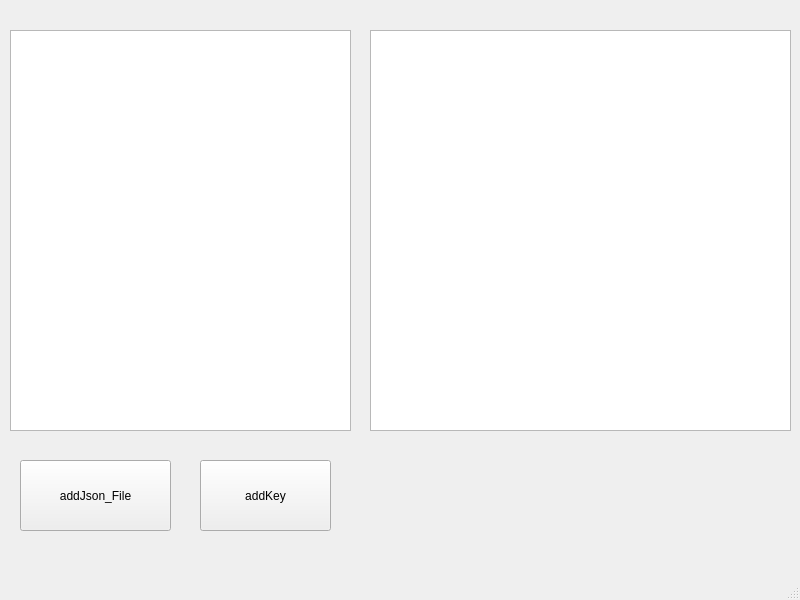
<?xml version="1.0" encoding="UTF-8"?>
<ui version="4.0">
 <class>Recorder_json</class>
 <widget class="QMainWindow" name="Recorder_json">
  <property name="geometry">
   <rect>
    <x>0</x>
    <y>0</y>
    <width>800</width>
    <height>600</height>
   </rect>
  </property>
  <property name="windowTitle">
   <string>Recorder_json</string>
  </property>
  <widget class="QWidget" name="centralwidget">
   <widget class="QTextEdit" name="userText">
    <property name="geometry">
     <rect>
      <x>10</x>
      <y>30</y>
      <width>341</width>
      <height>401</height>
     </rect>
    </property>
   </widget>
   <widget class="QTextEdit" name="jsonText">
    <property name="geometry">
     <rect>
      <x>370</x>
      <y>30</y>
      <width>421</width>
      <height>401</height>
     </rect>
    </property>
   </widget>
   <widget class="QPushButton" name="addJson_File">
    <property name="geometry">
     <rect>
      <x>20</x>
      <y>460</y>
      <width>151</width>
      <height>71</height>
     </rect>
    </property>
    <property name="text">
     <string>addJson_File</string>
    </property>
   </widget>
   <widget class="QPushButton" name="addJson_Key">
    <property name="geometry">
     <rect>
      <x>200</x>
      <y>460</y>
      <width>131</width>
      <height>71</height>
     </rect>
    </property>
    <property name="text">
     <string>addKey</string>
    </property>
   </widget>
  </widget>
  <widget class="QMenuBar" name="menubar">
   <property name="geometry">
    <rect>
     <x>0</x>
     <y>0</y>
     <width>800</width>
     <height>21</height>
    </rect>
   </property>
  </widget>
  <widget class="QStatusBar" name="statusbar"/>
 </widget>
 <resources/>
 <connections/>
</ui>
